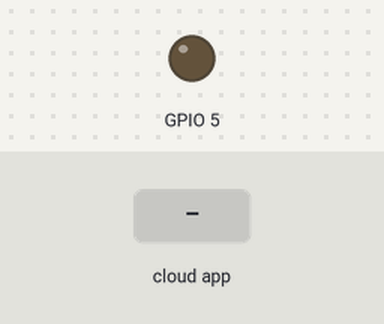
Bench run of a sketch on a simulated ESP8266 (NodeMCU). Shown: output pins drawn as LEDs (lit = HIGH). The test bench sets the inputs (shaded band). WiFi joins after 1.5 s; servers stay silent unless stated; the ROS host is connected and sends only what is stated; what the sketch prints to the serial monitor is not drawn.

Above: at 2.7 s.
2.8 s: the phone or cloud app sets piscar_led to 0
At 3.7 s:
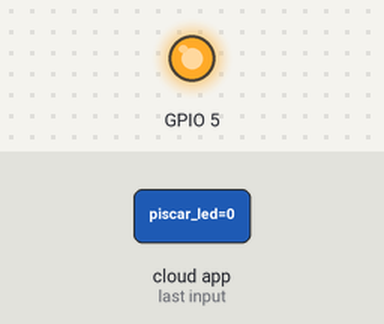
4.5 s: the phone or cloud app sets piscar_led to 1
At 4.8 s:
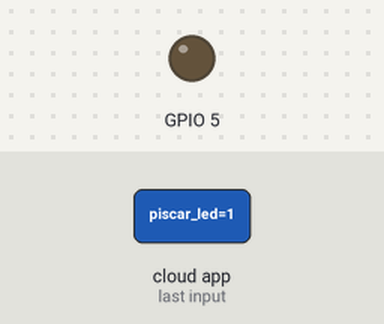
Timing chart, 0 to 7.5 s (numbered marks = the images above; inputs shaded):
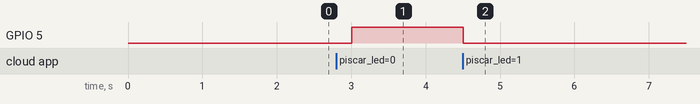

Measured:
- after the input at 2.8 s, GPIO 5: LOW → HIGH after 0.20 s
- after the input at 4.5 s, GPIO 5: HIGH → LOW at once

The sketch:

exemplo2-nodeMCU.ino
```cpp
#include <ESP8266WiFi.h>
#include <ros.h>
#include <std_msgs/Empty.h>

const char* ssid     = "Thebook";
const char* password = "Catapimbas06A@";
IPAddress server(192,168,0,107);
const uint16_t serverPort = 11411;

ros::NodeHandle nh;

void pisca_pisca( const std_msgs::Empty& piscar ){
  digitalWrite(5, HIGH-digitalRead(5));
}

ros::Subscriber<std_msgs::Empty> sub("piscar_led", &pisca_pisca );

void setup()
{
  Serial.begin(115200);
  Serial.println();
  Serial.print("Connecting to ");
  Serial.println(ssid);

  WiFi.begin(ssid, password);
  while (WiFi.status() != WL_CONNECTED) {
    delay(500);
    Serial.print(".");
  }
  Serial.println("");
  Serial.println("WiFi conectado");
  Serial.println("IP: ");
  Serial.println(WiFi.localIP());

  nh.getHardware()->setConnection(server, serverPort);

  pinMode(5, OUTPUT);
  nh.initNode();
  nh.subscribe(sub);
}

void loop()
{
  if (nh.connected()) {
  } else {
    Serial.println("Not Connected");
  }
  nh.spinOnce();
  delay(500);
}
```
